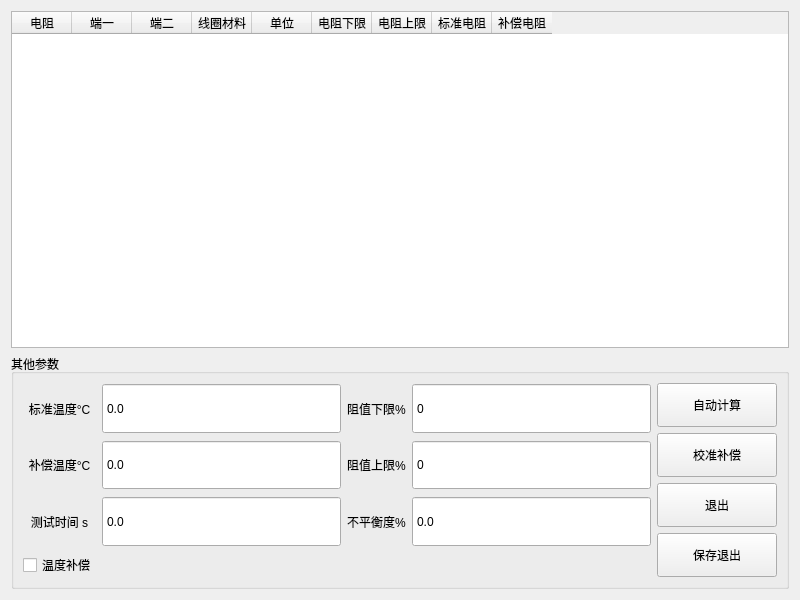
<?xml version="1.0" encoding="UTF-8"?>
<ui version="4.0">
 <class>PageDcr</class>
 <widget class="QWidget" name="PageDcr">
  <property name="geometry">
   <rect>
    <x>0</x>
    <y>0</y>
    <width>800</width>
    <height>600</height>
   </rect>
  </property>
  <property name="windowTitle">
   <string>Form</string>
  </property>
  <layout class="QVBoxLayout" name="verticalLayout" stretch="3,1">
   <item>
    <widget class="QTableWidget" name="TabParams">
     <property name="editTriggers">
      <set>QAbstractItemView::AllEditTriggers</set>
     </property>
     <property name="selectionMode">
      <enum>QAbstractItemView::SingleSelection</enum>
     </property>
     <attribute name="horizontalHeaderDefaultSectionSize">
      <number>60</number>
     </attribute>
     <column>
      <property name="text">
       <string>电阻</string>
      </property>
     </column>
     <column>
      <property name="text">
       <string>端一</string>
      </property>
     </column>
     <column>
      <property name="text">
       <string>端二</string>
      </property>
     </column>
     <column>
      <property name="text">
       <string>线圈材料</string>
      </property>
     </column>
     <column>
      <property name="text">
       <string>单位</string>
      </property>
     </column>
     <column>
      <property name="text">
       <string>电阻下限</string>
      </property>
     </column>
     <column>
      <property name="text">
       <string>电阻上限</string>
      </property>
     </column>
     <column>
      <property name="text">
       <string>标准电阻</string>
      </property>
     </column>
     <column>
      <property name="text">
       <string>补偿电阻</string>
      </property>
     </column>
    </widget>
   </item>
   <item>
    <widget class="QGroupBox" name="BoxOther">
     <property name="title">
      <string>其他参数</string>
     </property>
     <layout class="QGridLayout" name="gridLayout" columnstretch="0,2,0,2,1">
      <item row="1" column="0">
       <widget class="QLabel" name="TextOffsetTemp">
        <property name="text">
         <string>补偿温度°C</string>
        </property>
        <property name="alignment">
         <set>Qt::AlignCenter</set>
        </property>
       </widget>
      </item>
      <item row="2" column="2">
       <widget class="QLabel" name="TextUnbalance">
        <property name="text">
         <string>不平衡度%</string>
        </property>
       </widget>
      </item>
      <item row="1" column="1">
       <widget class="QDoubleSpinBox" name="BoxOffset">
        <property name="sizePolicy">
         <sizepolicy hsizetype="Minimum" vsizetype="Expanding">
          <horstretch>0</horstretch>
          <verstretch>0</verstretch>
         </sizepolicy>
        </property>
        <property name="minimumSize">
         <size>
          <width>97</width>
          <height>35</height>
         </size>
        </property>
        <property name="buttonSymbols">
         <enum>QAbstractSpinBox::NoButtons</enum>
        </property>
        <property name="decimals">
         <number>1</number>
        </property>
       </widget>
      </item>
      <item row="0" column="0">
       <widget class="QLabel" name="TextStdTemp">
        <property name="text">
         <string>标准温度°C</string>
        </property>
        <property name="alignment">
         <set>Qt::AlignCenter</set>
        </property>
       </widget>
      </item>
      <item row="0" column="1">
       <widget class="QDoubleSpinBox" name="BoxStd">
        <property name="sizePolicy">
         <sizepolicy hsizetype="Minimum" vsizetype="Expanding">
          <horstretch>0</horstretch>
          <verstretch>0</verstretch>
         </sizepolicy>
        </property>
        <property name="minimumSize">
         <size>
          <width>97</width>
          <height>35</height>
         </size>
        </property>
        <property name="buttonSymbols">
         <enum>QAbstractSpinBox::NoButtons</enum>
        </property>
        <property name="decimals">
         <number>1</number>
        </property>
       </widget>
      </item>
      <item row="1" column="3">
       <widget class="QDoubleSpinBox" name="BoxMax">
        <property name="sizePolicy">
         <sizepolicy hsizetype="Minimum" vsizetype="Expanding">
          <horstretch>0</horstretch>
          <verstretch>0</verstretch>
         </sizepolicy>
        </property>
        <property name="minimumSize">
         <size>
          <width>97</width>
          <height>35</height>
         </size>
        </property>
        <property name="buttonSymbols">
         <enum>QAbstractSpinBox::NoButtons</enum>
        </property>
        <property name="decimals">
         <number>0</number>
        </property>
        <property name="maximum">
         <double>9900.000000000000000</double>
        </property>
       </widget>
      </item>
      <item row="2" column="1">
       <widget class="QDoubleSpinBox" name="BoxTime">
        <property name="sizePolicy">
         <sizepolicy hsizetype="Minimum" vsizetype="Expanding">
          <horstretch>0</horstretch>
          <verstretch>0</verstretch>
         </sizepolicy>
        </property>
        <property name="minimumSize">
         <size>
          <width>97</width>
          <height>35</height>
         </size>
        </property>
        <property name="buttonSymbols">
         <enum>QAbstractSpinBox::NoButtons</enum>
        </property>
        <property name="decimals">
         <number>1</number>
        </property>
       </widget>
      </item>
      <item row="0" column="3">
       <widget class="QDoubleSpinBox" name="BoxMin">
        <property name="sizePolicy">
         <sizepolicy hsizetype="Minimum" vsizetype="Expanding">
          <horstretch>0</horstretch>
          <verstretch>0</verstretch>
         </sizepolicy>
        </property>
        <property name="minimumSize">
         <size>
          <width>97</width>
          <height>35</height>
         </size>
        </property>
        <property name="buttonSymbols">
         <enum>QAbstractSpinBox::NoButtons</enum>
        </property>
        <property name="decimals">
         <number>0</number>
        </property>
       </widget>
      </item>
      <item row="1" column="2">
       <widget class="QLabel" name="TextMax">
        <property name="text">
         <string>阻值上限%</string>
        </property>
        <property name="alignment">
         <set>Qt::AlignCenter</set>
        </property>
       </widget>
      </item>
      <item row="2" column="0">
       <widget class="QLabel" name="TextTime">
        <property name="text">
         <string>测试时间 s</string>
        </property>
        <property name="alignment">
         <set>Qt::AlignCenter</set>
        </property>
       </widget>
      </item>
      <item row="0" column="2">
       <widget class="QLabel" name="TextMin">
        <property name="text">
         <string>阻值下限%</string>
        </property>
        <property name="alignment">
         <set>Qt::AlignCenter</set>
        </property>
       </widget>
      </item>
      <item row="2" column="3">
       <widget class="QDoubleSpinBox" name="BoxUnbalance">
        <property name="sizePolicy">
         <sizepolicy hsizetype="Minimum" vsizetype="Expanding">
          <horstretch>0</horstretch>
          <verstretch>0</verstretch>
         </sizepolicy>
        </property>
        <property name="minimumSize">
         <size>
          <width>97</width>
          <height>35</height>
         </size>
        </property>
        <property name="buttonSymbols">
         <enum>QAbstractSpinBox::NoButtons</enum>
        </property>
        <property name="decimals">
         <number>1</number>
        </property>
       </widget>
      </item>
      <item row="3" column="0">
       <widget class="QCheckBox" name="BoxOffsetEnable">
        <property name="text">
         <string>温度补偿</string>
        </property>
       </widget>
      </item>
      <item row="0" column="4" rowspan="4">
       <widget class="QWidget" name="WidgetButton" native="true">
        <layout class="QVBoxLayout" name="verticalLayout_2">
         <property name="leftMargin">
          <number>0</number>
         </property>
         <property name="topMargin">
          <number>0</number>
         </property>
         <property name="rightMargin">
          <number>0</number>
         </property>
         <property name="bottomMargin">
          <number>0</number>
         </property>
         <item>
          <widget class="QPushButton" name="BtnSDLRAuto">
           <property name="sizePolicy">
            <sizepolicy hsizetype="Expanding" vsizetype="Expanding">
             <horstretch>0</horstretch>
             <verstretch>0</verstretch>
            </sizepolicy>
           </property>
           <property name="minimumSize">
            <size>
             <width>97</width>
             <height>44</height>
            </size>
           </property>
           <property name="text">
            <string>自动计算</string>
           </property>
          </widget>
         </item>
         <item>
          <widget class="QPushButton" name="BtnOffset">
           <property name="minimumSize">
            <size>
             <width>97</width>
             <height>44</height>
            </size>
           </property>
           <property name="text">
            <string>校准补偿</string>
           </property>
          </widget>
         </item>
         <item>
          <widget class="QPushButton" name="BtnExit">
           <property name="minimumSize">
            <size>
             <width>97</width>
             <height>44</height>
            </size>
           </property>
           <property name="text">
            <string>退出</string>
           </property>
          </widget>
         </item>
         <item>
          <widget class="QPushButton" name="BtnSDLRExit">
           <property name="sizePolicy">
            <sizepolicy hsizetype="Expanding" vsizetype="Expanding">
             <horstretch>0</horstretch>
             <verstretch>0</verstretch>
            </sizepolicy>
           </property>
           <property name="minimumSize">
            <size>
             <width>97</width>
             <height>44</height>
            </size>
           </property>
           <property name="text">
            <string>保存退出</string>
           </property>
          </widget>
         </item>
        </layout>
       </widget>
      </item>
     </layout>
    </widget>
   </item>
  </layout>
 </widget>
 <resources/>
 <connections/>
</ui>
